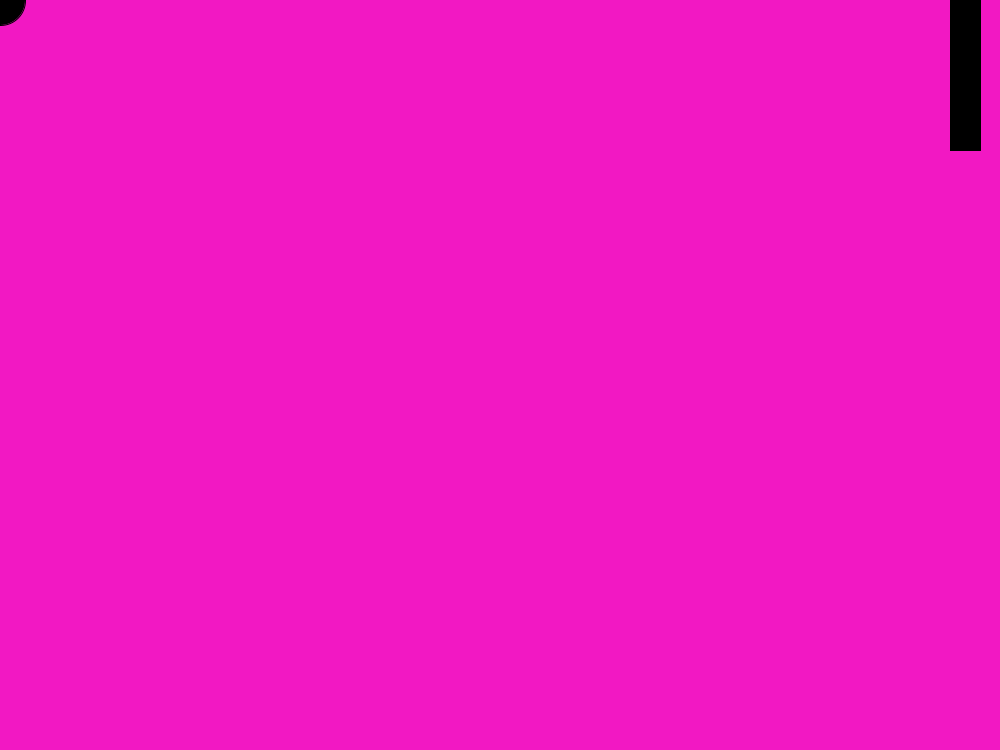
Frame 1 (no input)
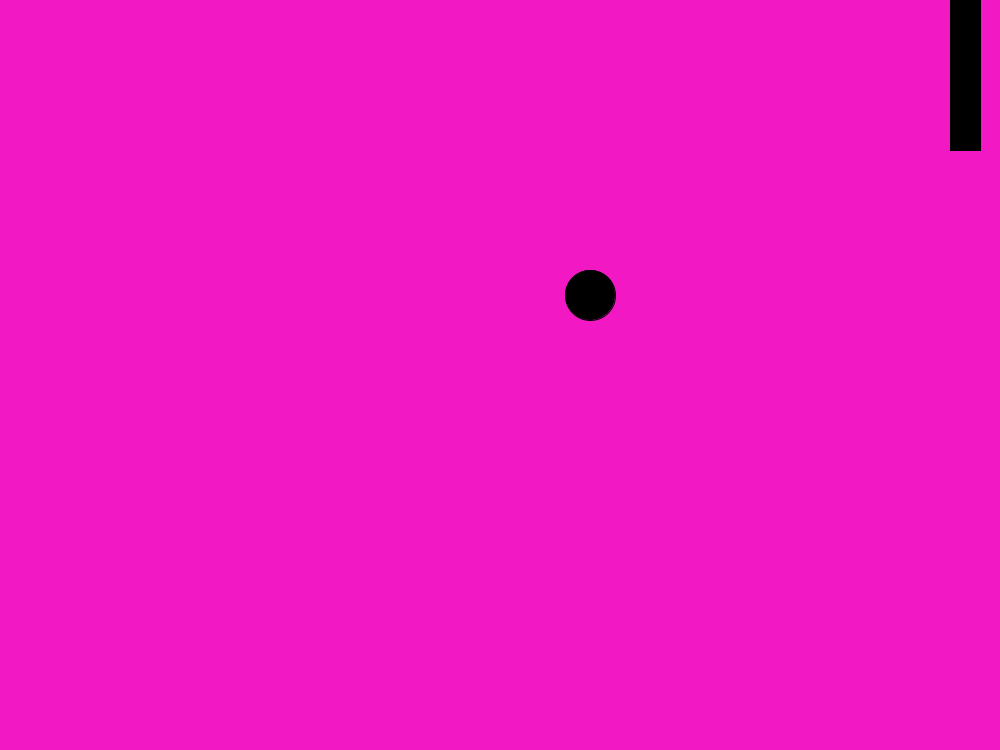
Frame 60 (the mouse pressed at the canvas centre just before this capture)
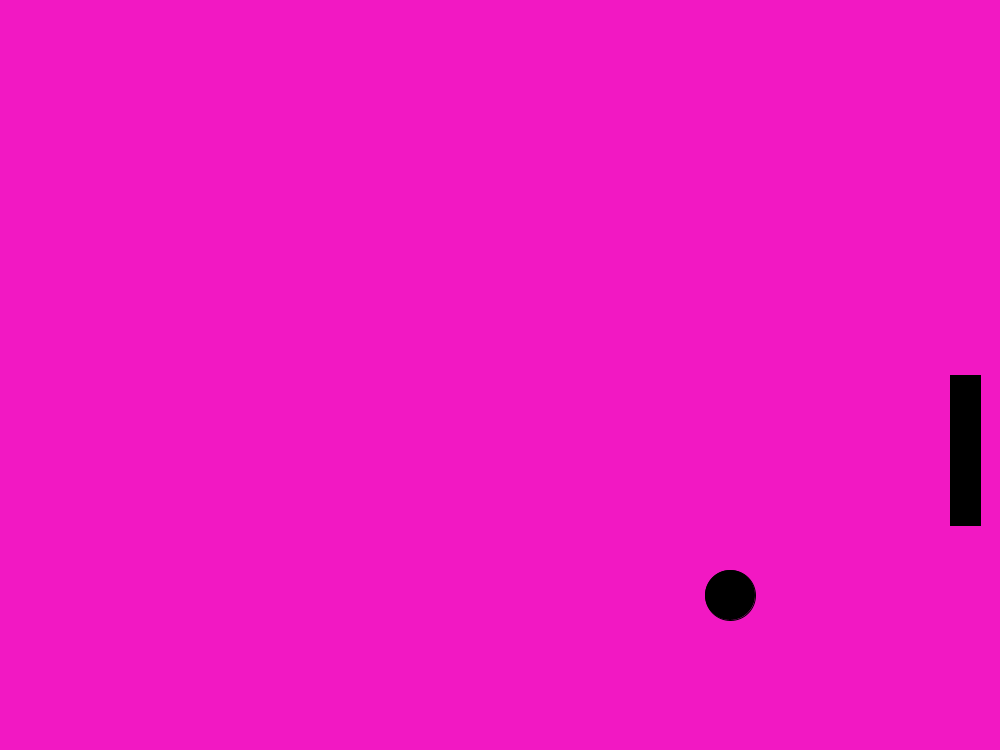
Frame 120 (the mouse held since frame 60 and released just before this capture)

The Processing sketch that drew these frames (run headless with seeded random() and noise(); from frame 60 on, the mouse is pressed at the canvas centre):

// Processing sketch: ping_pong_game
// ── ping_pong_game.pde
int x;
int y;
int corn;
int dog;
int size; 
int leftx = 20;
int lefty = 0;
int leftw = 20;
int lefth = 30;
int paddleX = width-50;


void setup() {
  background(240,125,130);
  size (1000, 750);
  x=0;
  y=0;
  corn=10;
  dog=5;
size= 50;
}

void draw() {
   fill(0);
    background(242,24,195);
rect(950,mouseY,30,150);
ellipse(x, y, size, size);
 if (mouseY<y && y<mouseY+150 && x>width-50){
corn=-corn;
 }
  x=x+corn;
  y=y+dog;

  if (y> height) {
    dog= -5;
  }
  if (x< 0) {
    corn= 10;
  }
  if ( y< 0) {
    dog= 5;
  }

 
}
